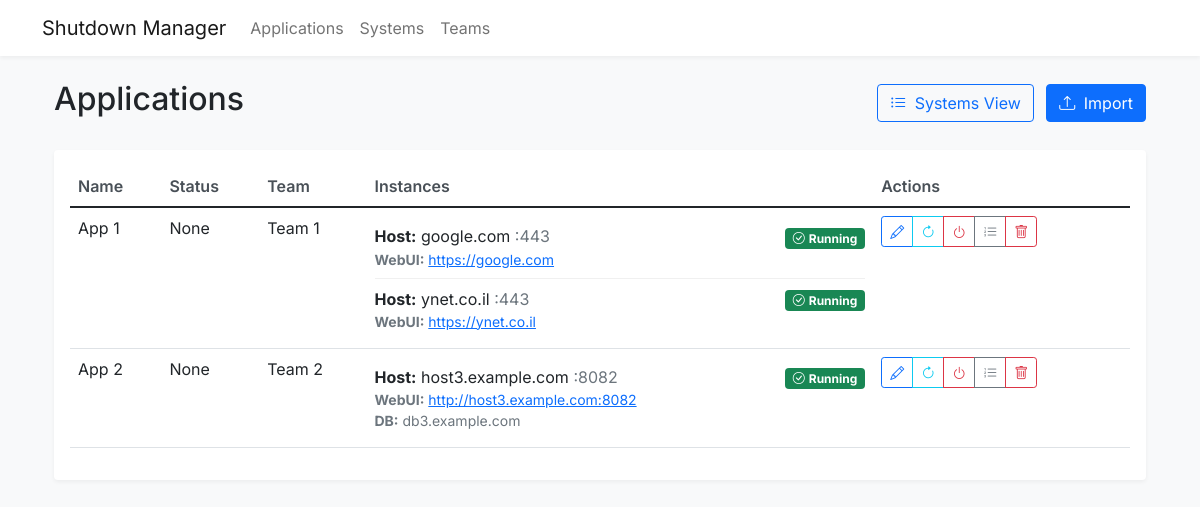
The page / on the database its author committed.
### app/models.py (models this page shows)
class Application(db.Model):
    id = db.Column(db.Integer, primary_key=True)
    name = db.Column(db.String(100), nullable=False)
    team_id = db.Column(db.Integer, db.ForeignKey('team.id'), nullable=False)
    state = db.Column(db.String(20), default='unknown')  # up, down, partial, unknown
    shutdown_order = db.Column(db.Integer, default=100)
    _dependencies = db.Column('dependencies', db.Text, default='')
    instances = db.relationship('ApplicationInstance', backref='application', lazy=True, cascade='all, delete-orphan')
    @property
    def dependencies(self):
        return self._dependencies.split(';') if self._dependencies else []
    @dependencies.setter
    def dependencies(self, value):
        if isinstance(value, list):
            self._dependencies = ';'.join(value)
        else:
            self._dependencies = value

class Team(db.Model):
    id = db.Column(db.Integer, primary_key=True)
    name = db.Column(db.String(100), unique=True, nullable=False)
    applications = db.relationship('Application', backref='team', lazy=True)

class ApplicationInstance(db.Model):
    id = db.Column(db.Integer, primary_key=True)
    application_id = db.Column(db.Integer, db.ForeignKey('application.id'), nullable=False)
    host = db.Column(db.String(200), nullable=False)
    port = db.Column(db.Integer)
    webui_url = db.Column(db.String(500))
    db_host = db.Column(db.String(200))
    status = db.Column(db.String(20), default='unknown')  # unknown, running, stopped, in_progress
    last_checked = db.Column(db.DateTime)
    __table_args__ = (
        db.UniqueConstraint('application_id', 'host', name='uix_app_host'),
    )

### app/routes.py (the view)
@main.route('/')
def index():
    applications = Application.query.all()
    teams = Team.query.all()
    return render_template('applications.html', applications=applications, teams=teams)

### app/templates/applications.html (shortened to what this page needs)
{% extends "base.html" %}
{% block content %}
<div class="container">
    <div class="d-flex justify-content-between align-items-center mb-4">
        <h2>Applications</h2>
        <div>
            <a href="/systems" class="btn btn-outline-primary me-2">
                <i class="bi bi-list-ul me-1"></i> Systems View
            </a>
            <button class="btn btn-primary" onclick="showImportModal()">
                <i class="bi bi-upload me-1"></i> Import
            </button>
        </div>
    </div>
    <div class="card">
        <div class="card-body">
            <div class="table-responsive">
                <table class="table table-hover" id="applicationsTable">
                    <thead>
                        <tr>
                            <th>Name</th>
                            <th>Status</th>
                            <th>Team</th>
                            <th>Instances</th>
                            <th>Actions</th>
                        </tr>
                    </thead>
                    <tbody>
                        {% for app in applications %}
                        <tr data-app-id="{{ app.id }}">
                            <td>{{ app.name }}</td>
                            <td>
                                <div class="d-flex align-items-center">
                                    {{ app.state|title }}
                                </div>
                            </td>
                            <td>{{ app.team.name }}</td>
                            <td>
                                {% for instance in app.instances %}
                                <div class="instance-row" data-host="{{ instance.host }}">
                                    <div class="d-flex justify-content-between align-items-center">
                                        <div>
                                            <strong>Host:</strong> {{ instance.host }}
                                            {% if instance.port %}
                                            <span class="text-muted">:{{ instance.port }}</span>
                                            {% endif %}
                                        </div>
                                        <div>
                                            {% if instance.status %}
                                            <span class="badge bg-success">
                                                <i class="bi bi-check-circle me-1"></i>Running
                                            </span>
                                            {% else %}
                                            <span class="badge bg-secondary">
                                                <i class="bi bi-question-circle me-1"></i>Unknown
                                            </span>
                                            {% endif %}
                                        </div>
                                    </div>
                                    {% if instance.webui_url %}
                                    <div class="text-muted small">
                                        <strong>WebUI:</strong>
                                        <a href="{{ instance.webui_url }}" target="_blank">{{ instance.webui_url }}</a>
                                    </div>
                                    {% endif %}
                                    {% if instance.db_host %}
                                    <div class="text-muted small">
                                        <strong>DB:</strong> {{ instance.db_host }}
                                    </div>
                                    {% endif %}
                                </div>
                                {% endfor %}
                            </td>
                            <td>
                                <div class="btn-group">
                                    <button class="btn btn-sm btn-outline-primary"
                                            onclick="editApplication({{ app.id }})"
                                            data-bs-toggle="tooltip"
                                            data-bs-placement="top"
                                            title="Edit Application">
                                        <i class="bi bi-pencil"></i>
                                    </button>
                                    <button class="btn btn-sm btn-outline-info"
                                            onclick="checkStatus({{ app.id }})"
                                            data-bs-toggle="tooltip"
                                            data-bs-placement="top"
                                            title="Check Status">
                                        <i class="bi bi-arrow-clockwise"></i>
                                    </button>
                                    <button class="btn btn-sm btn-outline-danger"
                                            onclick="confirmShutdown({{ app.id }})"
                                            data-bs-toggle="tooltip"
                                            data-bs-placement="top"
                                            title="Shutdown Application">
                                        <i class="bi bi-power"></i>
                                    </button>
                                    <button class="btn btn-sm btn-outline-secondary"
                                            onclick="viewShutdownSequence('{{ app.id }}')"
                                            data-bs-toggle="tooltip"
                                            data-bs-placement="top"
                                            title="View Shutdown Sequence">
                                        <i class="bi bi-list-ol"></i>
                                    </button>
                                    <button class="btn btn-sm btn-outline-danger"
                                            onclick="confirmDeleteApplication('{{ app.id }}', '{{ app.name }}')"
                                            data-bs-toggle="tooltip"
                                            data-bs-placement="top"
                                            title="Delete Application">
                                        <i class="bi bi-trash"></i>
                                    </button>
                                </div>
                            </td>
                        </tr>
                        {% endfor %}
                    </tbody>
                </table>
            </div>
        </div>
    </div>
</div>
{% endblock %}

### app/templates/base.html (shortened to what this page needs)
<!DOCTYPE html>
<html lang="en">
<head>
    <link href="https://cdn.jsdelivr.net/npm/bootstrap@5.1.3/dist/css/bootstrap.min.css" rel="stylesheet">
    <link href="https://cdn.jsdelivr.net/npm/bootstrap-icons@1.7.2/font/bootstrap-icons.css" rel="stylesheet">
    <link href="https://cdn.datatables.net/1.11.5/css/dataTables.bootstrap5.min.css" rel="stylesheet">
</head>
<body>
    <nav class="navbar navbar-expand-lg navbar-light mb-4">
        <div class="container">
            <a class="navbar-brand" href="/">Shutdown Manager</a>
            <div class="collapse navbar-collapse" id="navbarNav">
                <ul class="navbar-nav">
                    <li class="nav-item">
                        <a class="nav-link" href="/">Applications</a>
                    </li>
                    <li class="nav-item">
                        <a class="nav-link" href="/systems">Systems</a>
                    </li>
                    <li class="nav-item">
                        <a class="nav-link" href="/teams">Teams</a>
                    </li>
                </ul>
            </div>
        </div>
    </nav>
    <main class="container">
        {% block content %}{% endblock %}
    </main>
</body>
</html>

### app/templates/base.html (style rules this page uses)
body { font-family: 'Inter', sans-serif; background-color: #f8f9fa; }
.navbar { background-color: #fff; box-shadow: 0 2px 4px rgba(0,0,0,.05); }
.card { border: none; box-shadow: 0 2px 4px rgba(0,0,0,.05); }
.table th { font-weight: 600; color: #495057; }
.btn-group > .btn { padding: .25rem .5rem; }

### app/templates/applications.html (style rules this page uses)
.instance-row { padding: 8px 0; border-bottom: 1px solid #f0f0f0; }
.instance-row:last-child { border-bottom: none; }

### rows shown on the page
Application: name "App 1", state "None", team.name "Team 1"
ApplicationInstance: host "google.com", port "443", status "Running", webui_url "https://google.com"
ApplicationInstance: host "ynet.co.il", port "443", status "Running", webui_url "https://ynet.co.il"
Application: name "App 2", state "None", team.name "Team 2"
ApplicationInstance: host "host3.example.com", port "8082", status "Running", webui_url "http://host3.example.com:8082", db_host "db3.example.com"
